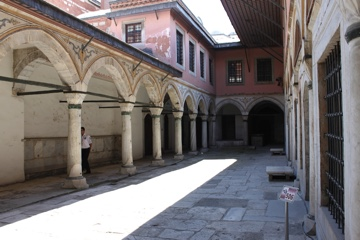
%> input picture TextureSynthesis/test_im31.jpg, 360 x 240 px
$ octave kang.m   (GNU Octave 9; MATLAB toolbox functions it lacks are replaced by stand-ins)
%> lines starting %> are read from the running program, lines starting %| are printed output that depends on the picture; in (x1, y1, x2, y2) boxes, pixels count from 0 and x2, y2 are one past the last pixel; in counts of white or black regions, pixels touching at a corner belong together; the program's own positions count from 1
### TextureSynthesis/inpaintc.m
function [inpaintedImg,origImg,fillImg,C,D,fillMovie] = inpaintc(imgFilename,fillFilename,fillColor)
%INPAINT  Exemplar-based inpainting.
%
% Usage:   [inpaintedImg,origImg,fillImg,C,D,fillMovie] ...
%                = inpaintc(imgFilename,fillFilename,fillColor)
% Inputs:
%   imgFilename    Filename of the original image.  (imreaded)
%   fillFilename   Filename of the image specifying the fill region. (imreaded)
%   fillColor      1x3 RGB vector specifying the color used to specify
%                  the fill region.
% Outputs:
%   inpaintedImg   The inpainted image; an MxNx3 matrix of doubles.
%   origImg        The original image; an MxNx3 matrix of doubles.
%   fillImg        The fill region image; an MxNx3 matrix of doubles.
%   C              MxN matrix of confidence values accumulated over all iterations.
%   D              MxN matrix of data term values accumulated over all iterations.
%   fillMovie      A Matlab movie struct depicting the fill region over time.
%
% Example:
%   [i1,i2,i3,c,d,mov] = inpaint('bungee0.png','bungee1.png',[0 255 0]);
%   plotall;           % quick and dirty plotting script
%   close; movie(mov); % grab some popcorn
%
%   author: Sooraj Bhat
%   Modified by Marcel Davey & John Gu on
%   11/30/05 to run on Matlab 7.0.4.365 (R14) Service Pack 2


warning off MATLAB:divideByZero
[img,fillImg,fillRegion] = loadimgs(imgFilename,fillFilename,fillColor);
img = double(img);
origImg = img;
ind = img2ind(img);
sz = [size(img,1) size(img,2)];
sourceRegion = ~fillRegion;

% Initialize isophote values
[Ix(:,:,3) Iy(:,:,3)] = gradient(img(:,:,3));
[Ix(:,:,2) Iy(:,:,2)] = gradient(img(:,:,2));
[Ix(:,:,1) Iy(:,:,1)] = gradient(img(:,:,1));
Ix = sum(Ix,3)/(3*255); Iy = sum(Iy,3)/(3*255);
temp = Ix; Ix = -Iy; Iy = temp;  % Rotate gradient 90 degrees

% Initialize confidence and data terms
C = double(sourceRegion);
D = repmat(-.1,sz);
iter = 1;
% Visualization stuff
if nargout==6
  fillMovie(1).cdata=uint8(img);
  fillMovie(1).colormap=[];
  origImg(1,1,:) = fillColor;
  iter = 2;
end

% Seed 'rand' for reproducible results (good for testing)
rand('state',0);

% Loop until entire fill region has been covered
while any(fillRegion(:))
  % Find contour & normalized gradients of fill region
  fillRegionD = double(fillRegion); % Marcel 11/30/05
  dR = find(conv2(fillRegionD,[1,1,1;1,-8,1;1,1,1],'same')>0); % Marcel 11/30/05
 %dR = find(conv2(fillRegion,[1,1,1;1,-8,1;1,1,1],'same')>0);  % Original

  [Nx,Ny] = gradient(double(~fillRegion)); % Marcel 11/30/05
 %[Nx,Ny] = gradient(~fillRegion);         % Original
  N = [Nx(dR(:)) Ny(dR(:))];
  N = normr(N);
  N(~isfinite(N))=0; % handle NaN and Inf

  % Compute confidences along the fill front
  for k=dR'
    Hp = getpatch(sz,k);
    q = Hp(~(fillRegion(Hp)));
    C(k) = sum(C(q))/numel(Hp);
  end

  % Compute patch priorities = confidence term * data term
  D(dR) = abs(Ix(dR).*N(:,1)+Iy(dR).*N(:,2)) + 0.001;
  priorities = C(dR).* D(dR);

  % Find patch with maximum priority, Hp
  [unused,ndx] = max(priorities(:));
  p = dR(ndx(1));
  [Hp,rows,cols] = getpatch(sz,p);
  toFill = fillRegion(Hp);

  % Find exemplar that minimizes error, Hq
  Hq = bestexemplar(img,img(rows,cols,:),toFill',sourceRegion);

  % Update fill region
  toFill = logical(toFill);                 % Marcel 11/30/05
  fillRegion(Hp(toFill)) = false;

  % Propagate confidence & isophote values
  C(Hp(toFill))  = C(p);
  Ix(Hp(toFill)) = Ix(Hq(toFill));
  Iy(Hp(toFill)) = Iy(Hq(toFill));

  % Copy image data from Hq to Hp
  ind(Hp(toFill)) = ind(Hq(toFill));
  img(rows,cols,:) = ind2img(ind(rows,cols),origImg);

  % Visualization stuff
  if nargout==6
    ind2 = ind;
    ind2(logical(fillRegion)) = 1;          % Marcel 11/30/05
    %ind2(fillRegion) = 1;                  % Original
    fillMovie(iter).cdata=uint8(ind2img(ind2,origImg));
    fillMovie(iter).colormap=[];
  end
  iter = iter+1;
end

inpaintedImg=img;


%---------------------------------------------------------------------
% Scans over the entire image (with a sliding window)
% for the exemplar with the lowest error. Calls a MEX function.
%---------------------------------------------------------------------
function Hq = bestexemplar(img,Ip,toFill,sourceRegion)
m=size(Ip,1); mm=size(img,1); n=size(Ip,2); nn=size(img,2);
best = bestexemplarhelper(mm,nn,m,n,img,Ip,toFill,sourceRegion);
Hq = sub2ndx(best(1):best(2),(best(3):best(4))',mm);


%---------------------------------------------------------------------
% Returns the indices for a 9x9 patch centered at pixel p.
%---------------------------------------------------------------------
function [Hp,rows,cols] = getpatch(sz,p)
% [x,y] = ind2sub(sz,p);  % 2*w+1 == the patch size
w=4; p=p-1; y=floor(p/sz(1))+1; p=rem(p,sz(1)); x=floor(p)+1;
rows = max(x-w,1):min(x+w,sz(1));
cols = (max(y-w,1):min(y+w,sz(2)))';
Hp = sub2ndx(rows,cols,sz(1));


%---------------------------------------------------------------------
% Converts the (rows,cols) subscript-style indices to Matlab index-style
% indices.  Unforunately, 'sub2ind' cannot be used for this.
%---------------------------------------------------------------------
function N = sub2ndx(rows,cols,nTotalRows)
X = rows(ones(length(cols),1),:);
Y = cols(:,ones(1,length(rows)));
N = X+(Y-1)*nTotalRows;


%---------------------------------------------------------------------
% Converts an indexed image into an RGB image, using 'img' as a colormap
%---------------------------------------------------------------------
function img2 = ind2img(ind,img)
for i=3:-1:1, temp=img(:,:,i); img2(:,:,i)=temp(ind); end;


%---------------------------------------------------------------------
% Converts an RGB image into a indexed image, using the image itself as
% the colormap.
%---------------------------------------------------------------------
function ind = img2ind(img)
s=size(img); ind=reshape(1:s(1)*s(2),s(1),s(2));


%---------------------------------------------------------------------
% Loads the an image and it's fill region, using 'fillColor' as a marker
% value for knowing which pixels are to be filled.
%---------------------------------------------------------------------
function [img,fillImg,fillRegion] = loadimgs(imgFilename,fillFilename,fillColor)
img = imgFilename;
fillImg = fillFilename;
fillRegion = fillImg(:,:,1)==fillColor(1) & ...
fillImg(:,:,2)==fillColor(2) & fillImg(:,:,3)==fillColor(3);

function [A] = normr(N)
    for ii=1:size(N,1)
        A(ii,:) = N(ii,:)/norm(N(ii,:));
    end

### TextureSynthesis/kang.m
I_0 = (imread('test_im31.jpg'));
%> I_0 is the input picture: size 240x360x3 uint8; mean R, G, B 120.6, 114.8, 114.5
col_1 = [80   80   95   90   95   95   88   88];
row_1 = [128   177   176   160   150   137   133   126];
cow_2 = [0   203   245   146   0];
row_2 = [226   158   157   240   240];
cow_3 = [285   284   276   284   301   294   290   290];
row_3 = [240   205   200   184   188   207   206   240];
%--------- criminisi -- person -------------
% mark the unfilled region
Mask = uint8(roipoly(I_0,col_1,row_1));    % 0 for filled region; 1 for unfilled region
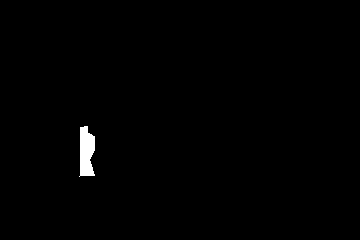
%> Mask: size 240x360 uint8; values 0 (black) and 1 (white), 0.72% white; 1 white region, box (x1, y1, x2, y2) and area: (79, 126, 95, 177) 626
Red = I_0(:,:,1);
Red = uint8(Red) .* (1-Mask);
Green = (I_0(:,:,2));
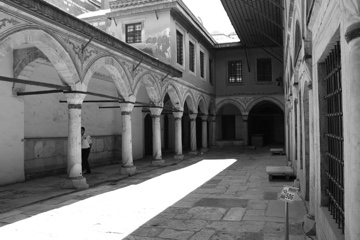
%> Green: size 240x360 uint8; min 0, max 255, mean 114.8
Green = 255 * Mask + Green .* (1-Mask);
Blue = (I_0(:,:,3));
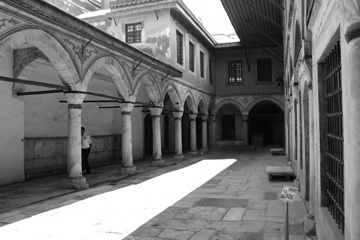
%> Blue: size 240x360 uint8; min 0, max 255, mean 114.5
Blue = Blue .* (1-Mask);
I = uint8(cat(3,double(Red),double(Green),double(Blue)));
% fill the region
[I_1,i2,i3,col,d,mov] = inpaintc(I_0,I,[0 255 0]);
%> in inpaintc, `ind = img2ind(img);`:
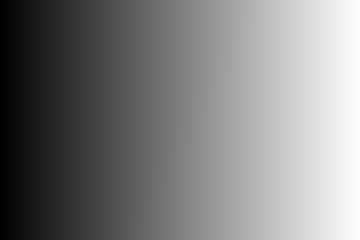
%> ind: size 240x360 double; min 1, max 86400, mean 43200.5; drawn with min black and max white
%> in inpaintc, `[Ix(:,:,1) Iy(:,:,1)] = gradient(img(:,:,1));`:
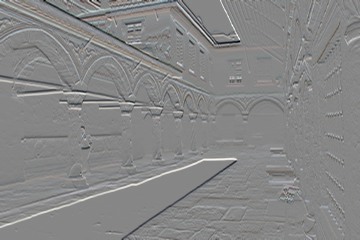
%> Iy: size 240x360x3 double; mean R, G, B 0, 0.1, 0.1; mean of the top-left, top-right, bottom-left and bottom-right quarters -0.3, -0.7, 0.8, 0.4; drawn with min black and max white
%> in inpaintc, `Ix = -Iy`:
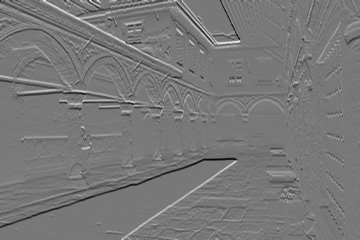
%> Ix: size 240x360 double; min -0.393, max 0.438, mean -0.000172; drawn with min black and max white
%> in inpaintc, `origImg(1,1,:) = fillColor;`: origImg: size 240x360x3 double; mean R, G, B 120.6, 114.8, 114.5; mean of the top-left, top-right, bottom-left and bottom-right quarters 129.5, 100.2, 137.1, 99.8
%> the loop in inpaintc, `while any(fillRegion(:))` made 1 pass
%> (unused, ndx, rows, cols) on pass 1: (0.0975, 55, [123 124 125 126 127 128 129 130 131], [77; 78; 79; 80; 81; 82; 83; 84; 85])
%> pass 1, in inpaintc, `[Nx,Ny] = gradient(double(~fillRegion));`:
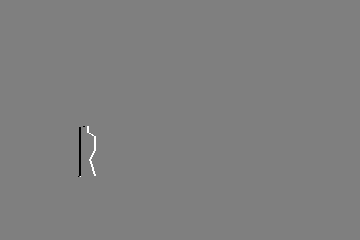
%> Nx: size 240x360 double; min -0.5, max 0.5, mean 0; drawn with min black and max white
%> the run ends on the next line
